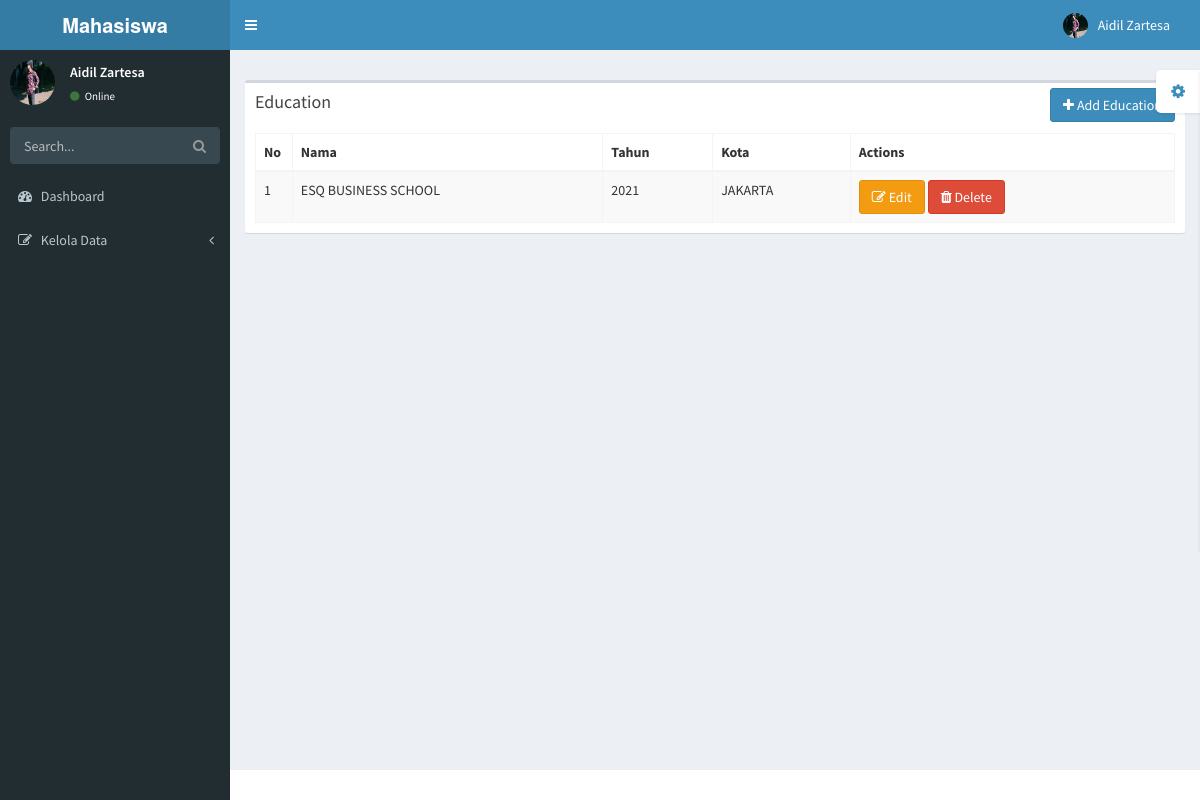
Page /pages/kelola-data/education.php (signed in) on the committed database.
### tables this page shows
CREATE TABLE `education` (
  `id_education` int(5) NOT NULL,
  `nama_education` varchar(50) NOT NULL,
  `tahun` varchar(10) NOT NULL,
  `kota` varchar(50) NOT NULL,
  `id_user` int(11) NOT NULL
);

### config/database.php (called while the page is built, shortened)
<?php
	$database 	= "mhs";
?>

### config/kelola-data/education.php (called while the page is built, shortened)
<?php
	class education {
		var $table	= "education";
		function search_by_field ($field, $param) {
			$data = mysqli_query($connection, "SELECT * FROM " . $this->table . " WHERE $field='$param'");
			while($d = mysqli_fetch_array($data)) $result[] = $d;
			return $result;
		}
	}
?>

### pages/kelola-data/education.php (the view, shortened to what this page needs)
<?php include '../static/top.php';
        include '../../config/kelola-data/education.php';
        $db     = new education();
          $table    = 'education';?>
    <section class="content">
      <div class="row">
        <div class="col-xs-12">
          <div class="box">
            <div class="box-header">
              <h3 class="box-title">Education</h3>
              <div class="pull-right box-tools">
                <button class="btn btn-primary btn-md" data-toggle="modal" data-target="#modalAdd"><i class="fa fa-plus"> </i> Add Education</button>
            </div>
            </div>
            <div class="box-body">
              <table class="table table-bordered table-striped">
                <thead>
                  <tr>
                    <th>No</th>
                    <th>Nama</th>
                    <th>Tahun</th>
                    <th>Kota</th>
                    <th>Actions</th>
                  </tr>
                </thead>
                <tbody>
                    <?php
                        $no = 1;
                        if($db->search_by_field('id_user' , $_SESSION['user']) != null) {
                            foreach($db->search_by_field('id_user' , $_SESSION['user']) as $show) {
                    ?>
                      <tr>
                        <td width="4%"><?php echo $no++; ?></td>
                        <td><?php echo $show['nama_education']; ?></td>
                        <td><?php echo $show['tahun']; ?></td>
                        <td><?php echo $show['kota']; ?></td>
                        <td>
                            <a href="#editEducation" class="btn  btn-warning btn-md" data-toggle="modal" data-target="#modalEdit-<?php echo $show['id_education']; ?>"><i class="fa fa-edit" data-toggle="tooltip" title="Edit"></i> Edit</a>
                            <a href="#deleteEducation" class="btn  btn-danger btn-md" data-toggle="modal" data-target="#modalDelete-<?php echo $show['id_education']; ?>"><i class="fa fa-trash" data-toggle="tooltip" title="Delete"></i> Delete</a>
                        </td>
                      </tr>
                              <?php
                                      }
                                  }
                              ?>
                    </tbody>
              </table>
            </div>
          </div>
        </div>
      </div>
    </section>
<?php include '../static/bot.php'; ?>

### rows in the picture
education: nama_education "ESQ BUSINESS SCHOOL", tahun "2021", kota "JAKARTA"

### other values in the picture
$_SESSION['nama'] "Aidil Zartesa"
